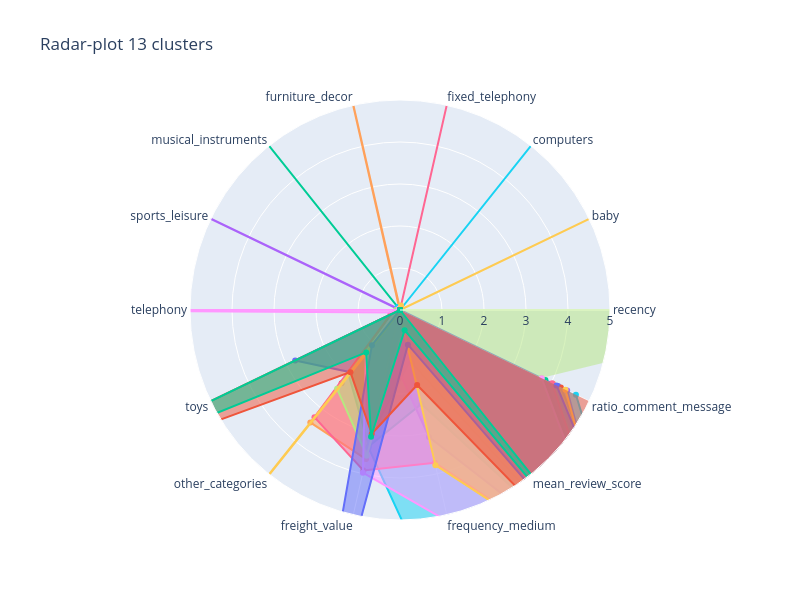

Notebook code for this chart:
### Code cell
plot_clusters_radar(centroid_normalized_13)

### Figure 1 — Plotly figure (JSON) as saved in the notebook; plotly's stock layout.template omitted (floating-point values rounded to 4 significant figures)
{"data": [{"fill": "toself", "name": "Cluster 0", "r": [0, 0, 3.469e-18, 0, 0, 0, 0, 5.551e-17, 2.77, 1.893, 3.048, 1.188, 0, 4.177], "theta": ["recency", "baby", "computers", "fixed_telephony", "furniture_decor", "musical_instruments", "sports_leisure", "telephony", "toys", "other_categories", "freight_value", "frequency_medium", "mean_review_score", "ratio_comment_message"], "type": "scatterpolar"}, {"fill": "toself", "name": "Cluster 1", "r": [5.551e-17, 0, 3.469e-18, 0, 0, 0, 0, 0, 0.0003059, 2.23, 0, 1.303, 10, 4.252], "theta": ["recency", "baby", "computers", "fixed_telephony", "furniture_decor", "musical_instruments", "sports_leisure", "telephony", "toys", "other_categories", "freight_value", "frequency_medium", "mean_review_score", "ratio_comment_message"], "type": "scatterpolar"}, {"fill": "toself", "name": "Cluster 2", "r": [0, 0, 3.469e-18, 0, 0, 10, 5.551e-17, 5.551e-17, 0.1456, 1.965, 3.33, 2.294, 8.476, 3.843], "theta": ["recency", "baby", "computers", "fixed_telephony", "furniture_decor", "musical_instruments", "sports_leisure", "telephony", "toys", "other_categories", "freight_value", "frequency_medium", "mean_review_score", "ratio_comment_message"], "type": "scatterpolar"}, {"fill": "toself", "name": "Cluster 3", "r": [0, 0, 3.469e-18, 0.004827, 0, 0.02172, 10.0, 5.551e-17, 0.08228, 0, 1.036, 3.101, 8.385, 4.419], "theta": ["recency", "baby", "computers", "fixed_telephony", "furniture_decor", "musical_instruments", "sports_leisure", "telephony", "toys", "other_categories", "freight_value", "frequency_medium", "mean_review_score", "ratio_comment_message"], "type": "scatterpolar"}, {"fill": "toself", "name": "Cluster 4", "r": [0, 0, 3.469e-18, 0.01603, 10, 0.01603, 0.01603, 0.08013, 0.1105, 3.424, 3.64, 0, 8.633, 4.044], "theta": ["recency", "baby", "computers", "fixed_telephony", "furniture_decor", "musical_instruments", "sports_leisure", "telephony", "toys", "other_categories", "freight_value", "frequency_medium", "mean_review_score", "ratio_comment_message"], "type": "scatterpolar"}, {"fill": "toself", "name": "Cluster 5", "r": [0, 3.469e-18, 10.0, 0, 0, 0.09217, 0.04608, 5.551e-17, 0.04629, 1.278, 3.365, 10.0, 9.282, 4.649], "theta": ["recency", "baby", "computers", "fixed_telephony", "furniture_decor", "musical_instruments", "sports_leisure", "telephony", "toys", "other_categories", "freight_value", "frequency_medium", "mean_review_score", "ratio_comment_message"], "type": "scatterpolar"}, {"fill": "toself", "name": "Cluster 6", "r": [0, 3.469e-18, 3.469e-18, 10, 0, 0.03183, 0, 5.551e-17, 0.2512, 3.267, 3.918, 3.731, 8.371, 4.02], "theta": ["recency", "baby", "computers", "fixed_telephony", "furniture_decor", "musical_instruments", "sports_leisure", "telephony", "toys", "other_categories", "freight_value", "frequency_medium", "mean_review_score", "ratio_comment_message"], "type": "scatterpolar"}, {"fill": "toself", "name": "Cluster 7", "r": [10.0, 0, 3.469e-18, 0.06298, 0, 0.02099, 0.0105, 0.09447, 0.1013, 2.402, 3.557, 0.4027, 8.409, 3.735], "theta": ["recency", "baby", "computers", "fixed_telephony", "furniture_decor", "musical_instruments", "sports_leisure", "telephony", "toys", "other_categories", "freight_value", "frequency_medium", "mean_review_score", "ratio_comment_message"], "type": "scatterpolar"}, {"fill": "toself", "name": "Cluster 8", "r": [0, 0, 0, 0.02623, 0, 0.03935, 0.01049, 10, 0.1403, 1.302, 3.973, 5.17, 8.363, 3.744], "theta": ["recency", "baby", "computers", "fixed_telephony", "furniture_decor", "musical_instruments", "sports_leisure", "telephony", "toys", "other_categories", "freight_value", "frequency_medium", "mean_review_score", "ratio_comment_message"], "type": "scatterpolar"}, {"fill": "toself", "name": "Cluster 9", "r": [0, 10, 3.469e-18, 0.1117, 0, 0, 0, 5.551e-17, 0, 10.0, 0.05583, 3.79, 8.37, 4.373], "theta": ["recency", "baby", "computers", "fixed_telephony", "furniture_decor", "musical_instruments", "sports_leisure", "telephony", "toys", "other_categories", "freight_value", "frequency_medium", "mean_review_score", "ratio_comment_message"], "type": "scatterpolar"}, {"fill": "toself", "name": "Cluster 10", "r": [5.551e-17, 3.469e-18, 3.469e-18, 0, 0, 0, 0, 1.11e-16, 0, 1.071, 10, 0.8456, 9.968, 4.136], "theta": ["recency", "baby", "computers", "fixed_telephony", "furniture_decor", "musical_instruments", "sports_leisure", "telephony", "toys", "other_categories", "freight_value", "frequency_medium", "mean_review_score", "ratio_comment_message"], "type": "scatterpolar"}, {"fill": "toself", "name": "Cluster 11", "r": [0, 0, 3.469e-18, 0, 0, 0, 0, 5.551e-17, 10.0, 1.892, 3.023, 1.831, 9.691, 10], "theta": ["recency", "baby", "computers", "fixed_telephony", "furniture_decor", "musical_instruments", "sports_leisure", "telephony", "toys", "other_categories", "freight_value", "frequency_medium", "mean_review_score", "ratio_comment_message"], "type": "scatterpolar"}, {"fill": "toself", "name": "Cluster 12", "r": [0, 0, 0, 0, 0, 0, 5.551e-17, 0, 9.988, 1.292, 3.097, 0.4936, 9.69, 0], "theta": ["recency", "baby", "computers", "fixed_telephony", "furniture_decor", "musical_instruments", "sports_leisure", "telephony", "toys", "other_categories", "freight_value", "frequency_medium", "mean_review_score", "ratio_comment_message"], "type": "scatterpolar"}], "layout": {"height": 600, "polar": {"radialaxis": {"range": [0, 5], "visible": true}}, "showlegend": false, "title": {"text": "Radar-plot 13 clusters"}, "width": 800}}
